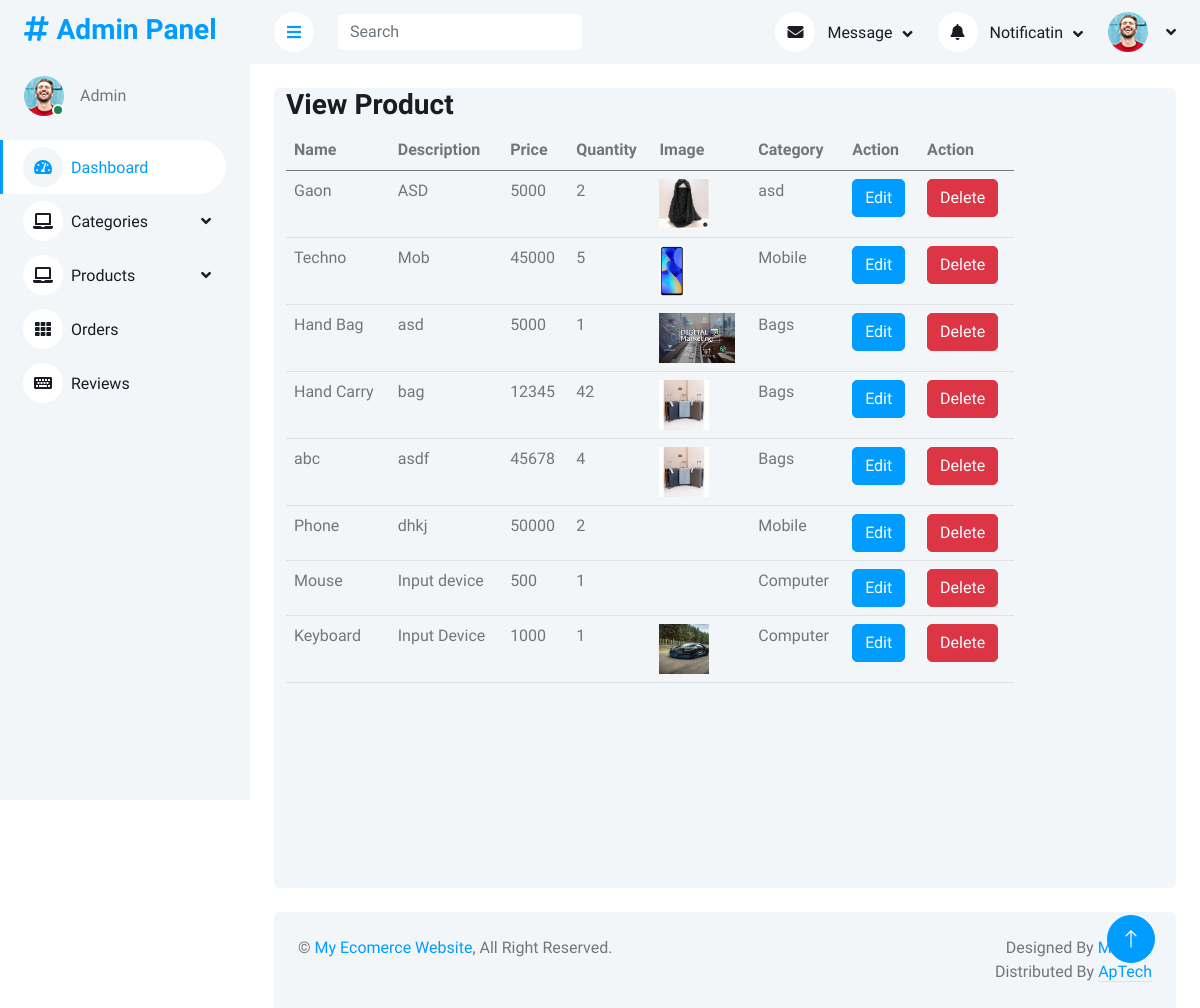
Page /AdminPanel/viewProduct.php on the committed database.
### tables this page shows
CREATE TABLE `products` (
  `id` int(11) NOT NULL,
  `name` varchar(200) NOT NULL,
  `description` varchar(200) NOT NULL,
  `price` int(11) NOT NULL,
  `quantity` int(11) NOT NULL,
  `image` varchar(500) NOT NULL,
  `catid` int(11) NOT NULL,
  `procid` varchar(200) DEFAULT NULL
);

CREATE TABLE `categories` (
  `id` int(11) NOT NULL,
  `Name` varchar(200) DEFAULT NULL,
  `Description` varchar(500) NOT NULL,
  `image` varchar(300) NOT NULL
);

### AdminPanel/viewProduct.php (the view)
<?php
include('query.php');
include('header.php');
?>
            <div class="container-fluid pt-4 px-4">
                <div class="row vh-100 bg-light rounded mx-0">
                    <div class="col-md-10">
                        <h3>View Product</h3>
                            <table class="table">
                                <thead>
                                    <tr>
                                        <th>Name</th>
                                        <th>Description</th>
                                        <th>Price</th>
                                        <th>Quantity</th>
                                        <th>Image</th>
                                        <th>Category</th>
                                        <th>Action</th>
                                        <th>Action</th>
                                    </tr>
                                </thead>
                                <tbody>
                                    <?php
                                    $query = $pdo->query("SELECT categories.Name as CatName, products.* from products join categories on categories.id = products.catid");
                                    $allProducts = $query->fetchAll(PDO::FETCH_ASSOC);
                                    foreach($allProducts as $Product){
                                    ?>
                                    <tr>
                                        <td><?php echo $Product['name'] ?></td>
                                        <td><?php echo $Product['description'] ?></td>
                                        <td><?php echo $Product['price'] ?></td>
                                        <td><?php echo $Product['quantity'] ?></td>
                                        <td> <img height="50px" src="img/<?php echo $Product['image'] ?>" alt=""> </td>
                                        <td><?php echo $Product['CatName'] ?></td>
                                        <td><a href="editProduct.php?id=<?php echo $Product['id']?>" class="btn btn-primary">Edit</a></td>
                                        <td><a href="?did=<?php echo $Product['id']?>" class="btn btn-danger">Delete</a></td>
                                    </tr>
                                   <?php
                                   }
                                   ?>
                                </tbody>
                            </table>
            </div>
            </div>
</div>
<?php
include('footer.php');
?>

### AdminPanel/css/style.css (style rules this page uses)
:root { --primary: #009CFF; --light: #F3F6F9; --dark: #191C24; }
.btn { transition: .5s; }
.btn.btn-primary { color: #FFFFFF; }

### rows in the picture
products: name "Gaon", description "ASD", price "5000", quantity "2", image (picture), catid.Name "asd"
products: name "Techno", description "Mob", price "45000", quantity "5", image (picture), catid.Name "Mobile"
products: name "Hand Bag", description "asd", price "5000", quantity "1", image (picture), catid.Name "Bags"
products: name "Hand Carry", description "bag", price "12345", quantity "42", image (picture), catid.Name "Bags"
products: name "abc", description "asdf", price "45678", quantity "4", image (picture), catid.Name "Bags"
products: name "Phone", description "dhkj", price "50000", quantity "2", catid.Name "Mobile"
products: name "Mouse", description "Input device", price "500", quantity "1", catid.Name "Computer"
products: name "Keyboard", description "Input Device", price "1000", quantity "1", image (picture), catid.Name "Computer"
